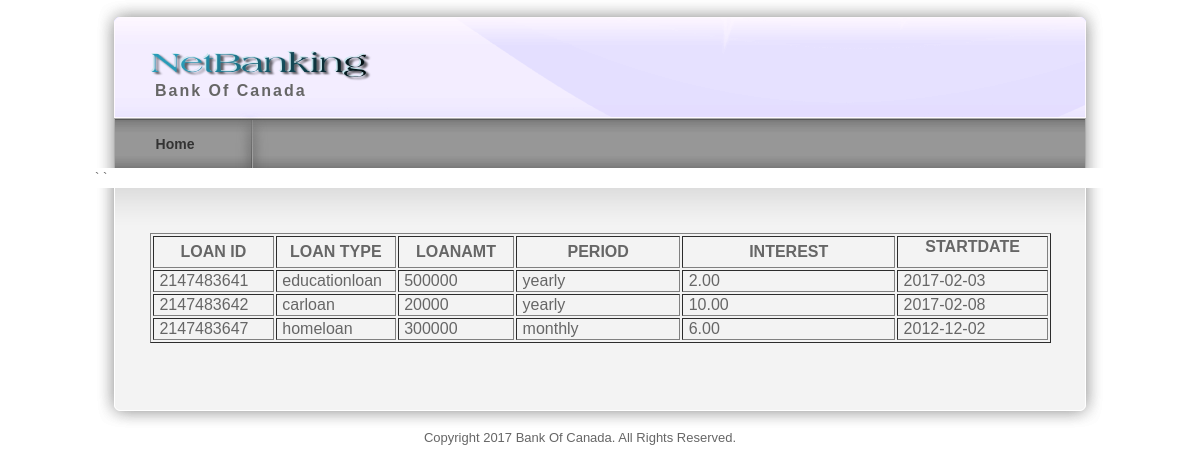
/viewloan.php, run on the app's committed database.
### tables this page shows
CREATE TABLE `loan` (
  `loanid` int(10) NOT NULL,
  `customerid` int(10) NOT NULL,
  `loantype` varchar(25) NOT NULL,
  `loanamt` varchar(25) NOT NULL,
  `period` varchar(25) NOT NULL,
  `interest` float(10,2) NOT NULL,
  `startdate` date NOT NULL
);

### viewloan.php (the view, shortened to what this page needs)
<?php
include("header.php");
$loanarray = mysql_query("select * from loan");
?>			`	`
<div id="templatemo_main"><span class="main_top"></span>
  <div id="templatemo_content">
    <table width="901" border="1">
      <tr>
        <th width="105" scope="col">LOAN ID</th>
        <th width="93" scope="col">LOAN TYPE</th>
        <th width="101" scope="col">LOANAMT</th>
        <th width="144" scope="col">PERIOD</th>
        <th width="188" scope="col">INTEREST</th>
        <th width="132" scope="col"><p>STARTDATE</p></th>
      </tr>
      <?php
 while($loan = mysql_fetch_array($loanarray))
	  {
echo "
      <tr>
        <td>&nbsp;$loan[loanid]</td>
        <td>&nbsp;$loan[loantype]</td>
        <td>&nbsp;$loan[loanamt]</td>
        <td>&nbsp;$loan[period]</td>
        <td>&nbsp;$loan[interest]</td>
        <td>&nbsp;$loan[startdate]</td>
      </tr>";
	  }
	  ?>
    </table>
</div>
  </div>
    <div id="templatemo_main_bottom"></div>
    <?php
	include("footer.php");
	?>

### templatemo_style.css (style rules this page uses)
body { margin: 0px; padding: 0px; color: #666; font-family: Helevetica,Arial,sans-serif; font-size: 13px; line-height:1.5em; background-color: #fff; background-repeat: repeat-x; }
p { margin: 0px; padding: 0 0 10px 0; }
#templatemo_main { position: relative; width: 900px; padding: 45px 55px; background: url(images/templatemo_content.png) repeat-y; }
#templatemo_main .main_top { position: absolute; top: 0; left: 20px; width: 970px; height: 45px; background: url(images/templatemo_content_top.png) no-repeat; }
#templatemo_main_bottom { width: 1010px; height: 40px; background: url(images/templatemo_content_bottom.png) no-repeat; }
#templatemo_content { float: left; width: 560px; }

### data on the page
loan: loanid "2147483641", loantype "educationloan", loanamt "500000", period "yearly", interest "2.00", startdate "2017-02-03"
loan: loanid "2147483642", loantype "carloan", loanamt "20000", period "yearly", interest "10.00", startdate "2017-02-08"
loan: loanid "2147483647", loantype "homeloan", loanamt "300000", period "monthly", interest "6.00", startdate "2012-12-02"
